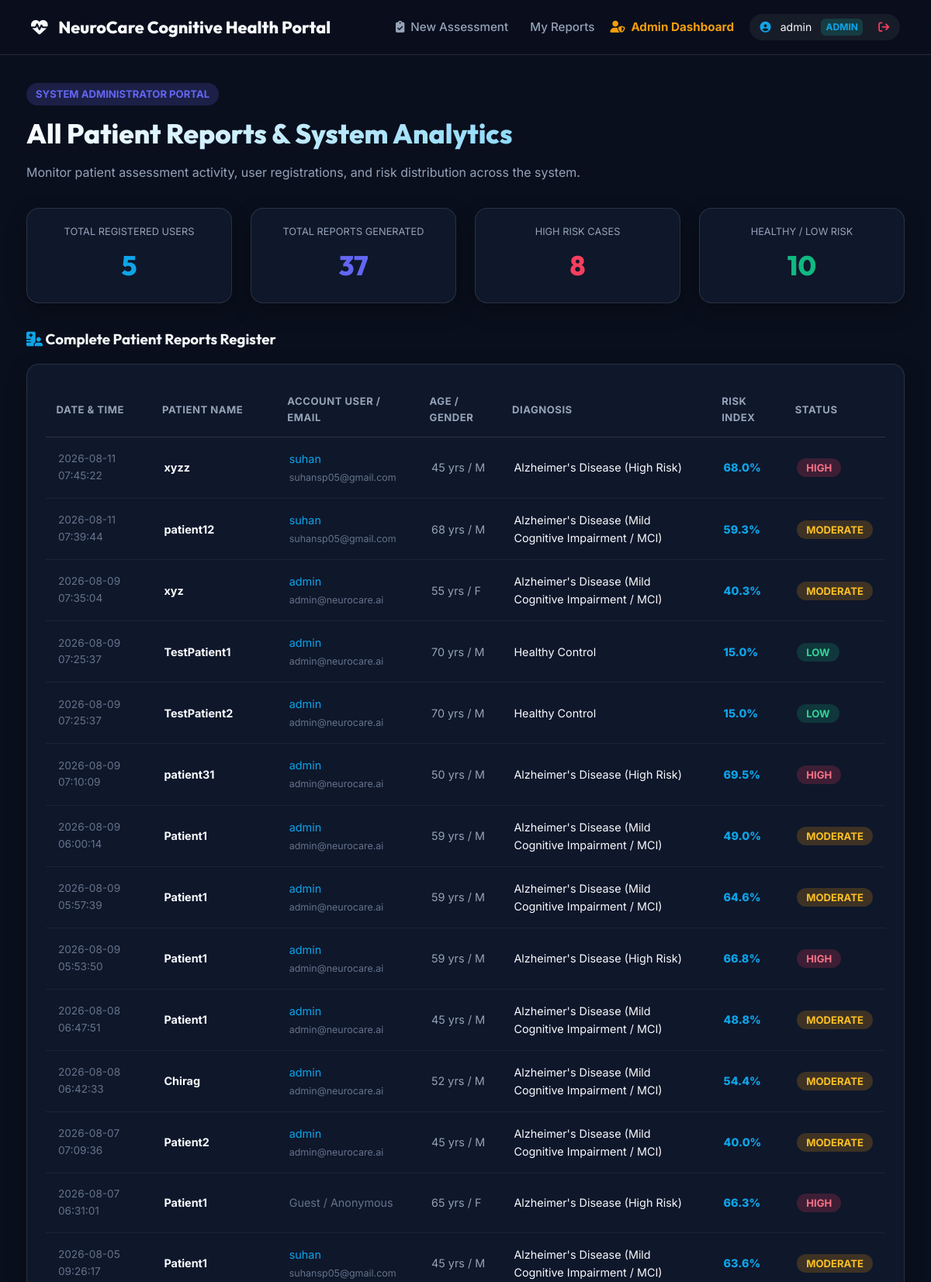
The page /admin/dashboard (signed in, upper part) on the database its author committed.
### tables this page shows
CREATE TABLE reports (
            id INTEGER PRIMARY KEY AUTOINCREMENT,
            user_id INTEGER,
            patient_name TEXT NOT NULL,
            age INTEGER,
            gender TEXT,
            diagnosis TEXT NOT NULL,
            final_probability_pct REAL NOT NULL,
            risk_level TEXT NOT NULL,
            confidence_score REAL NOT NULL,
            cognitive_prob REAL NOT NULL,
            eeg_prob REAL NOT NULL,
            speech_prob REAL NOT NULL,
            created_at TIMESTAMP DEFAULT CURRENT_TIMESTAMP,
            FOREIGN KEY (user_id) REFERENCES users (id)
        );

CREATE TABLE users (
            id INTEGER PRIMARY KEY AUTOINCREMENT,
            username TEXT UNIQUE NOT NULL,
            email TEXT UNIQUE NOT NULL,
            password_hash TEXT NOT NULL,
            role TEXT DEFAULT 'user',
            created_at TIMESTAMP DEFAULT CURRENT_TIMESTAMP
        );

### app.py (the view)
@app.route('/admin')
@app.route('/admin/dashboard')
def admin_dashboard():
    if not session.get('user') or session['user'].get('role') != 'admin':
        return render_template('admin_login.html', error="Access denied. Administrator credentials required.")
    all_reports = get_all_reports_admin()
    stats = get_admin_stats()
    return render_template('admin_dashboard.html', stats=stats, reports=all_reports)

### database.py (called while the page is built)
def get_db_connection():
    conn = sqlite3.connect(DB_PATH)
    conn.row_factory = sqlite3.Row
    return conn

def get_all_reports_admin():
    conn = get_db_connection()
    cursor = conn.cursor()
    cursor.execute('''
        SELECT r.*, u.username as account_username, u.email as account_email
        FROM reports r
        LEFT JOIN users u ON r.user_id = u.id
        ORDER BY r.created_at DESC
    ''')
    reports = [dict(r) for r in cursor.fetchall()]
    conn.close()
    return reports

def get_admin_stats():
    conn = get_db_connection()
    cursor = conn.cursor()
    cursor.execute("SELECT COUNT(*) as cnt FROM users")
    total_users = cursor.fetchone()['cnt']
    cursor.execute("SELECT COUNT(*) as cnt FROM reports")
    total_reports = cursor.fetchone()['cnt']
    cursor.execute("SELECT COUNT(*) as cnt FROM reports WHERE risk_level = 'High'")
    high_risk = cursor.fetchone()['cnt']
    cursor.execute("SELECT COUNT(*) as cnt FROM reports WHERE risk_level = 'Low'")
    healthy = cursor.fetchone()['cnt']
    conn.close()
    return {
        'total_users': total_users,
        'total_reports': total_reports,
        'high_risk': high_risk,
        'healthy': healthy
    }

### templates/admin_dashboard.html (shortened to what this page needs)
{% extends "base.html" %}
{% block content %}
<div style="margin-bottom: 2rem;">
    <div style="display: flex; align-items: center; gap: 0.75rem; margin-bottom: 0.5rem;">
        <span style="background: rgba(99, 102, 241, 0.2); color: var(--accent-indigo); padding: 0.25rem 0.75rem; border-radius: 20px; font-size: 0.82rem; font-weight: 700;">
            SYSTEM ADMINISTRATOR PORTAL
        </span>
    </div>
    <h1 class="hero-title" style="text-align: left; font-size: 2.2rem;">All Patient Reports & System Analytics</h1>
    <p style="color: var(--text-secondary);">Monitor patient assessment activity, user registrations, and risk distribution across the system.</p>
</div>
<div style="display: grid; grid-template-columns: repeat(auto-fit, minmax(200px, 1fr)); gap: 1.5rem; margin-bottom: 2rem;">
    <div class="glass-panel" style="padding: 1.25rem; text-align: center;">
        <div style="font-size: 0.8rem; color: var(--text-secondary); text-transform: uppercase;">Total Registered Users</div>
        <div style="font-family: 'Outfit', sans-serif; font-size: 2.2rem; font-weight: 800; color: var(--accent-teal); margin-top: 0.25rem;">
            {{ stats.total_users }}
        </div>
    </div>
    <div class="glass-panel" style="padding: 1.25rem; text-align: center;">
        <div style="font-size: 0.8rem; color: var(--text-secondary); text-transform: uppercase;">Total Reports Generated</div>
        <div style="font-family: 'Outfit', sans-serif; font-size: 2.2rem; font-weight: 800; color: var(--accent-indigo); margin-top: 0.25rem;">
            {{ stats.total_reports }}
        </div>
    </div>
    <div class="glass-panel" style="padding: 1.25rem; text-align: center;">
        <div style="font-size: 0.8rem; color: var(--text-secondary); text-transform: uppercase;">High Risk Cases</div>
        <div style="font-family: 'Outfit', sans-serif; font-size: 2.2rem; font-weight: 800; color: var(--accent-rose); margin-top: 0.25rem;">
            {{ stats.high_risk }}
        </div>
    </div>
    <div class="glass-panel" style="padding: 1.25rem; text-align: center;">
        <div style="font-size: 0.8rem; color: var(--text-secondary); text-transform: uppercase;">Healthy / Low Risk</div>
        <div style="font-family: 'Outfit', sans-serif; font-size: 2.2rem; font-weight: 800; color: var(--accent-emerald); margin-top: 0.25rem;">
            {{ stats.healthy }}
        </div>
    </div>
</div>
<h3 style="font-family: 'Outfit', sans-serif; margin-bottom: 1rem;">
    <i class="fa-solid fa-hospital-user" style="color: var(--accent-teal);"></i> Complete Patient Reports Register
</h3>
{% if reports %}
    <div class="glass-panel" style="padding: 1.5rem; overflow-x: auto;">
        <table style="width: 100%; border-collapse: collapse; text-align: left; font-size: 0.9rem;">
            <thead>
                <tr style="border-bottom: 1px solid var(--border-color); color: var(--text-secondary); font-size: 0.82rem; text-transform: uppercase; letter-spacing: 0.5px;">
                    <th style="padding: 0.85rem;">Date & Time</th>
                    <th style="padding: 0.85rem;">Patient Name</th>
                    <th style="padding: 0.85rem;">Account User / Email</th>
                    <th style="padding: 0.85rem;">Age / Gender</th>
                    <th style="padding: 0.85rem;">Diagnosis</th>
                    <th style="padding: 0.85rem;">Risk Index</th>
                    <th style="padding: 0.85rem;">Status</th>
                </tr>
            </thead>
            <tbody>
                {% for r in reports %}
                    <tr style="border-bottom: 1px solid rgba(255,255,255,0.05);">
                        <td style="padding: 1rem; color: var(--text-muted); font-size: 0.85rem;">{{ r.created_at }}</td>
                        <td style="padding: 1rem; font-weight: 700; color: var(--text-primary);">{{ r.patient_name }}</td>
                        <td style="padding: 1rem; color: var(--accent-teal);">
                            {% if r.account_username %}
                                {{ r.account_username }} <br><span style="font-size: 0.78rem; color: var(--text-muted);">{{ r.account_email }}</span>
                            {% else %}
                                <span style="color: var(--text-muted); italic;">Guest / Anonymous</span>
                            {% endif %}
                        </td>
                        <td style="padding: 1rem; color: var(--text-secondary);">{{ r.age }} yrs / {{ r.gender }}</td>
                        <td style="padding: 1rem;">{{ r.diagnosis }}</td>
                        <td style="padding: 1rem; font-weight: 800; color: var(--accent-teal);">{{ r.final_probability_pct }}%</td>
                        <td style="padding: 1rem;">
                            {% if r.risk_level == 'High' %}
                                <span style="background: rgba(244, 63, 94, 0.2); color: #fb7185; padding: 0.25rem 0.75rem; border-radius: 12px; font-size: 0.82rem; font-weight: 700;">HIGH</span>
                            {% elif r.risk_level == 'Moderate' %}
                                <span style="background: rgba(245, 158, 11, 0.2); color: #fbbf24; padding: 0.25rem 0.75rem; border-radius: 12px; font-size: 0.82rem; font-weight: 700;">MODERATE</span>
                            {% else %}
                                <span style="background: rgba(16, 185, 129, 0.2); color: #34d399; padding: 0.25rem 0.75rem; border-radius: 12px; font-size: 0.82rem; font-weight: 700;">LOW</span>
                            {% endif %}
                        </td>
                    </tr>
                {% endfor %}
            </tbody>
        </table>
    </div>
{% endif %}
{% endblock %}

### static/css/style.css (style rules this page uses)
:root { --bg-primary: #0a0f1d; --bg-secondary: #11192e; --bg-card: rgba(17, 25, 46, 0.85); --bg-card-hover: rgba(26, 38, 66, 0.95); --border-color: rgba(255, 255, 255, 0.12); --border-accent: rgba(14, 165, 233, 0.4); --text-primary: #f8fafc; --text-secondary: #94a3b8; --text-muted: #64748b; --accent-teal: #0ea5e9; --accent-emerald: #10b981; --accent-indigo: #6366f1; --accent-amber: #f59e0b; --accent-rose: #f43f5e; --gradient-hero: linear-gradient(135deg, #0f172a 0%, #030712 100%); --gradient-primary: linear-gradient(135deg, #0ea5e9 0%, #3b82f6 50%, #6366f1 100%); --gradient-success: linear-gradient(135deg, #10b981 0%, #059669 100%); --gradient-warning: linear-gradient(135deg, #f59e0b 0%, #d97706 100%); --gradient-danger: linear-gradient(135deg, #f43f5e 0%, #e11d48 100%); --shadow-glass: 0 10px 30px -5px rgba(0, 0, 0, 0.4); --shadow-glow: 0 0 25px rgba(14, 165, 233, 0.25); }
* { margin: 0; padding: 0; box-sizing: border-box; }
body { font-family: 'Inter', system-ui, -apple-system, sans-serif; background: var(--bg-primary); color: var(--text-primary); line-height: 1.6; min-height: 100vh; display: flex; flex-direction: column; }
.glass-panel { background: var(--bg-card); backdrop-filter: blur(16px); -webkit-backdrop-filter: blur(16px); border: 1px solid var(--border-color); border-radius: 16px; box-shadow: var(--shadow-glass); transition: all 0.25s ease; width: 100%; box-sizing: border-box; overflow: hidden; }
.hero-title { font-family: 'Outfit', sans-serif; font-size: 2.5rem; font-weight: 800; background: linear-gradient(135deg, #ffffff 0%, #38bdf8 100%); -webkit-background-clip: text; -webkit-text-fill-color: transparent; margin-bottom: 0.65rem; }

### rows shown on the page
reports: created_at "2026-08-11 07:45:22", patient_name "xyzz", account_username "suhan", account_email "suhansp05@gmail.com", age "45", gender "M", diagnosis "Alzheimer's Disease (High Risk)", final_probability_pct "68.0", risk_level "HIGH"
reports: created_at "2026-08-11 07:39:44", patient_name "patient12", account_username "suhan", account_email "suhansp05@gmail.com", age "68", gender "M", diagnosis "Alzheimer's Disease (Mild Cognitive Impairment / MCI)", final_probability_pct "59.3", risk_level "MODERATE"
reports: created_at "2026-08-09 07:35:04", patient_name "xyz", account_username "admin", account_email "admin@neurocare.ai", age "55", gender "F", diagnosis "Alzheimer's Disease (Mild Cognitive Impairment / MCI)", final_probability_pct "40.3", risk_level "MODERATE"
reports: created_at "2026-08-09 07:25:37", patient_name "TestPatient1", account_username "admin", account_email "admin@neurocare.ai", age "70", gender "M", diagnosis "Healthy Control", final_probability_pct "15.0", risk_level "LOW"
reports: created_at "2026-08-09 07:25:37", patient_name "TestPatient2", account_username "admin", account_email "admin@neurocare.ai", age "70", gender "M", diagnosis "Healthy Control", final_probability_pct "15.0", risk_level "LOW"
reports: created_at "2026-08-09 07:10:09", patient_name "patient31", account_username "admin", account_email "admin@neurocare.ai", age "50", gender "M", diagnosis "Alzheimer's Disease (High Risk)", final_probability_pct "69.5", risk_level "HIGH"
reports: created_at "2026-08-09 06:00:14", patient_name "Patient1", account_username "admin", account_email "admin@neurocare.ai", age "59", gender "M", diagnosis "Alzheimer's Disease (Mild Cognitive Impairment / MCI)", final_probability_pct "49.0", risk_level "MODERATE"
reports: created_at "2026-08-09 05:57:39", patient_name "Patient1", account_username "admin", account_email "admin@neurocare.ai", age "59", gender "M", diagnosis "Alzheimer's Disease (Mild Cognitive Impairment / MCI)", final_probability_pct "64.6", risk_level "MODERATE"
reports: created_at "2026-08-09 05:53:50", patient_name "Patient1", account_username "admin", account_email "admin@neurocare.ai", age "59", gender "M", diagnosis "Alzheimer's Disease (High Risk)", final_probability_pct "66.8", risk_level "HIGH"
reports: created_at "2026-08-08 06:47:51", patient_name "Patient1", account_username "admin", account_email "admin@neurocare.ai", age "45", gender "M", diagnosis "Alzheimer's Disease (Mild Cognitive Impairment / MCI)", final_probability_pct "48.8", risk_level "MODERATE"
reports: created_at "2026-08-08 06:42:33", patient_name "Chirag", account_username "admin", account_email "admin@neurocare.ai", age "52", gender "M", diagnosis "Alzheimer's Disease (Mild Cognitive Impairment / MCI)", final_probability_pct "54.4", risk_level "MODERATE"
reports: created_at "2026-08-07 07:09:36", patient_name "Patient2", account_username "admin", account_email "admin@neurocare.ai", age "45", gender "M", diagnosis "Alzheimer's Disease (Mild Cognitive Impairment / MCI)", final_probability_pct "40.0", risk_level "MODERATE"
reports: created_at "2026-08-07 06:31:01", patient_name "Patient1", shows "Guest / Anonymous", age "65", gender "F", diagnosis "Alzheimer's Disease (High Risk)", final_probability_pct "66.3", risk_level "HIGH"
reports: created_at "2026-08-05 09:26:17", patient_name "Patient1", account_username "suhan", account_email "suhansp05@gmail.com", age "45", gender "M", diagnosis "Alzheimer's Disease (Mild Cognitive Impairment / MCI)", final_probability_pct "63.6", risk_level "MODERATE"

### other values the page prints
{{ session.get('user').get('username') }} "admin"
{{ session.get('user').get('role', 'patient') }} "ADMIN"
{{ stats.total_users }} "5"
{{ stats.total_reports }} "37"
{{ stats.high_risk }} "8"
{{ stats.healthy }} "10"
